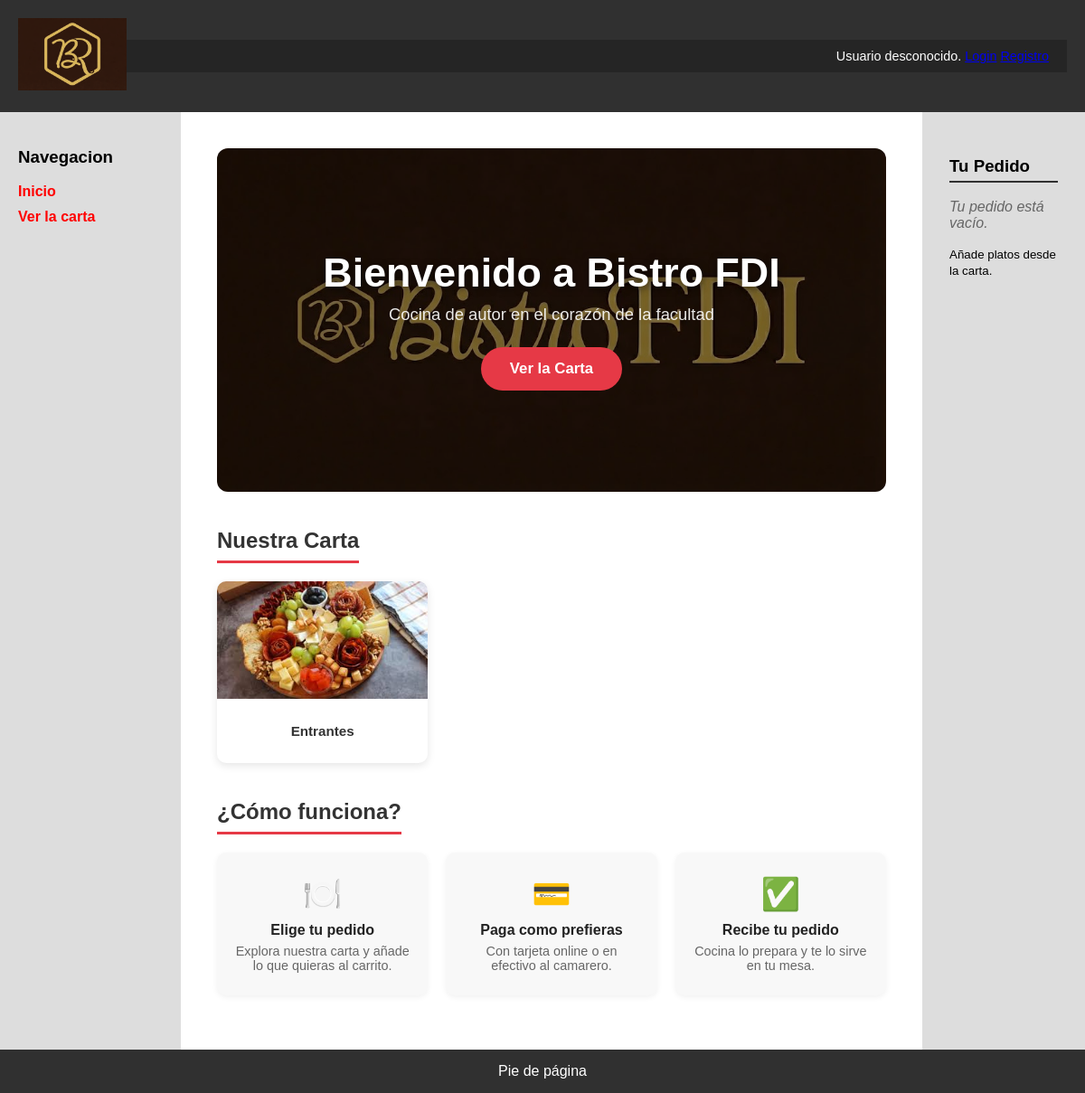
Before: / with the older database file.
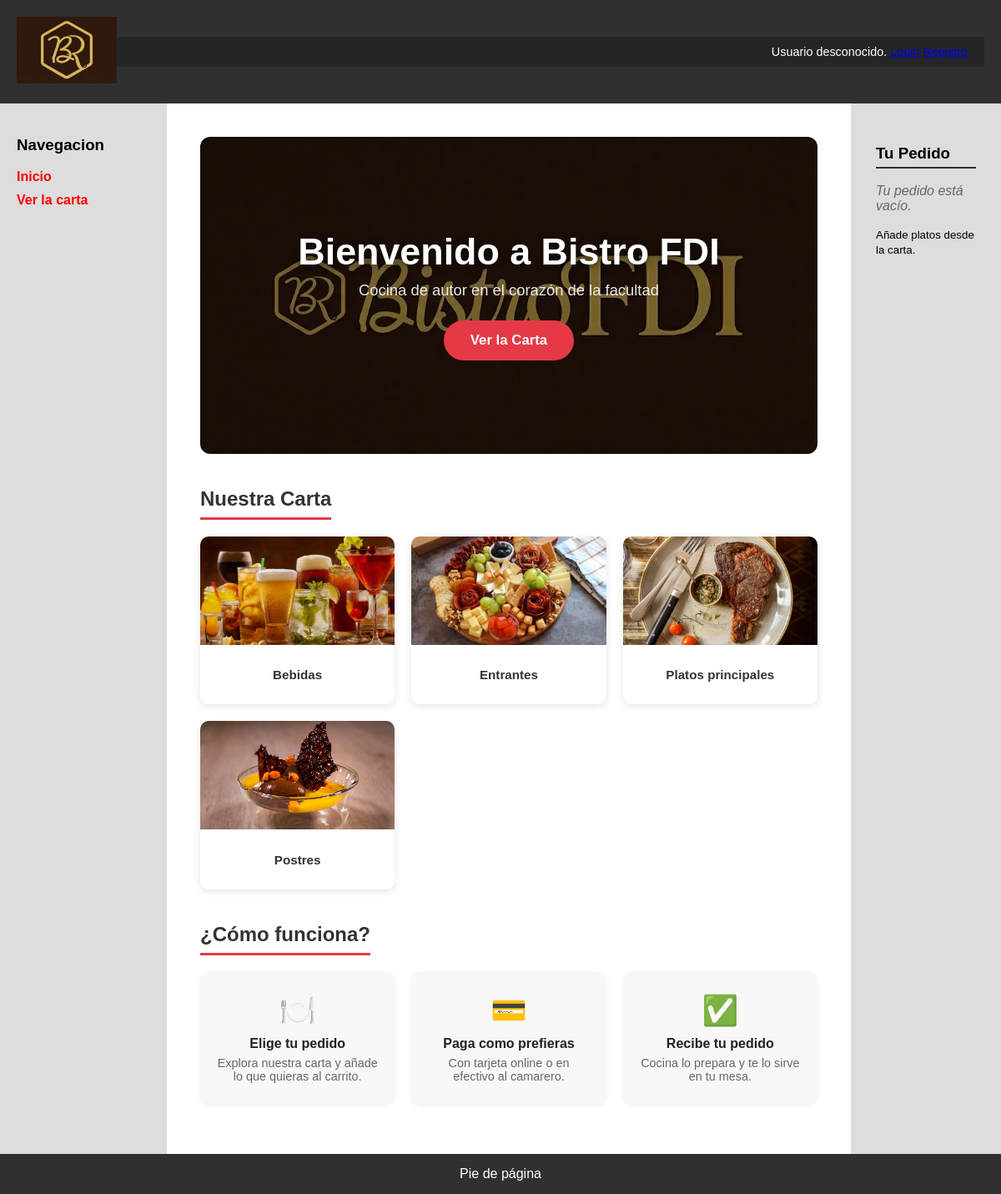
After: the same page with the newer database file.
### tables this page shows
CREATE TABLE `categorias` (
  `id` int(11) NOT NULL,
  `nombre` varchar(50) NOT NULL,
  `descripcion` text DEFAULT NULL,
  `imagen` varchar(255) DEFAULT 'cat_default.png'
);

### index.php (the view, shortened to what this page needs)
<?php
$conn = Aplicacion::getInstance()->getConexionBd();
$query = "SELECT id, nombre, imagen FROM Categorias ORDER BY nombre";
$rsCategorias = $conn->query($query);
$tarjetas = "";
if ($rsCategorias && $rsCategorias->num_rows > 0) {
    foreach ($rsCategorias as $cat) {
        $tarjetas .= <<<EOS
            <a href="carta.php" class="index-categoria-card">
                <img src="img/categorias/{$cat['imagen']}" class="index-categoria-img" alt="{$cat['nombre']}">
                <p class="index-categoria-nombre">{$cat['nombre']}</p>
            </a>
        EOS;
    }
}
$contenidoPrincipal = <<<EOS
    <div class="index-hero">
        <img src="img/Banner.jpg" class="index-hero-img" alt="Bistro FDI">
        <div class="index-hero-overlay">
            <h1 class="index-hero-titulo">Bienvenido a Bistro FDI</h1>
            <p class="index-hero-subtitulo">Cocina de autor en el corazón de la facultad</p>
            <a href="carta.php" class="index-hero-cta">Ver la Carta</a>
        </div>
    </div>
    <h2 class="index-sección-titulo">Nuestra Carta</h2>
    <div class="index-categorias-grid">
        $tarjetas
    </div>
    <h2 class="index-sección-titulo">¿Cómo funciona?</h2>
    <div class="index-pasos">
        <div class="index-paso">
            <span class="index-paso-icono">🍽️</span>
            <p class="index-paso-titulo">Elige tu pedido</p>
            <p class="index-paso-desc">Explora nuestra carta y añade lo que quieras al carrito.</p>
        </div>
        <div class="index-paso">
            <span class="index-paso-icono">💳</span>
            <p class="index-paso-titulo">Paga como prefieras</p>
            <p class="index-paso-desc">Con tarjeta online o en efectivo al camarero.</p>
        </div>
        <div class="index-paso">
            <span class="index-paso-icono">✅</span>
            <p class="index-paso-titulo">Recibe tu pedido</p>
            <p class="index-paso-desc">Cocina lo prepara y te lo sirve en tu mesa.</p>
        </div>
    </div>
EOS;
require __DIR__.'/includes/vistas/plantillas/plantilla.php';

Changed rows visible on the page:
added categorias: imagen (picture), nombre "Bebidas"
added categorias: imagen (picture), nombre "Platos principales"
added categorias: imagen (picture), nombre "Postres"
